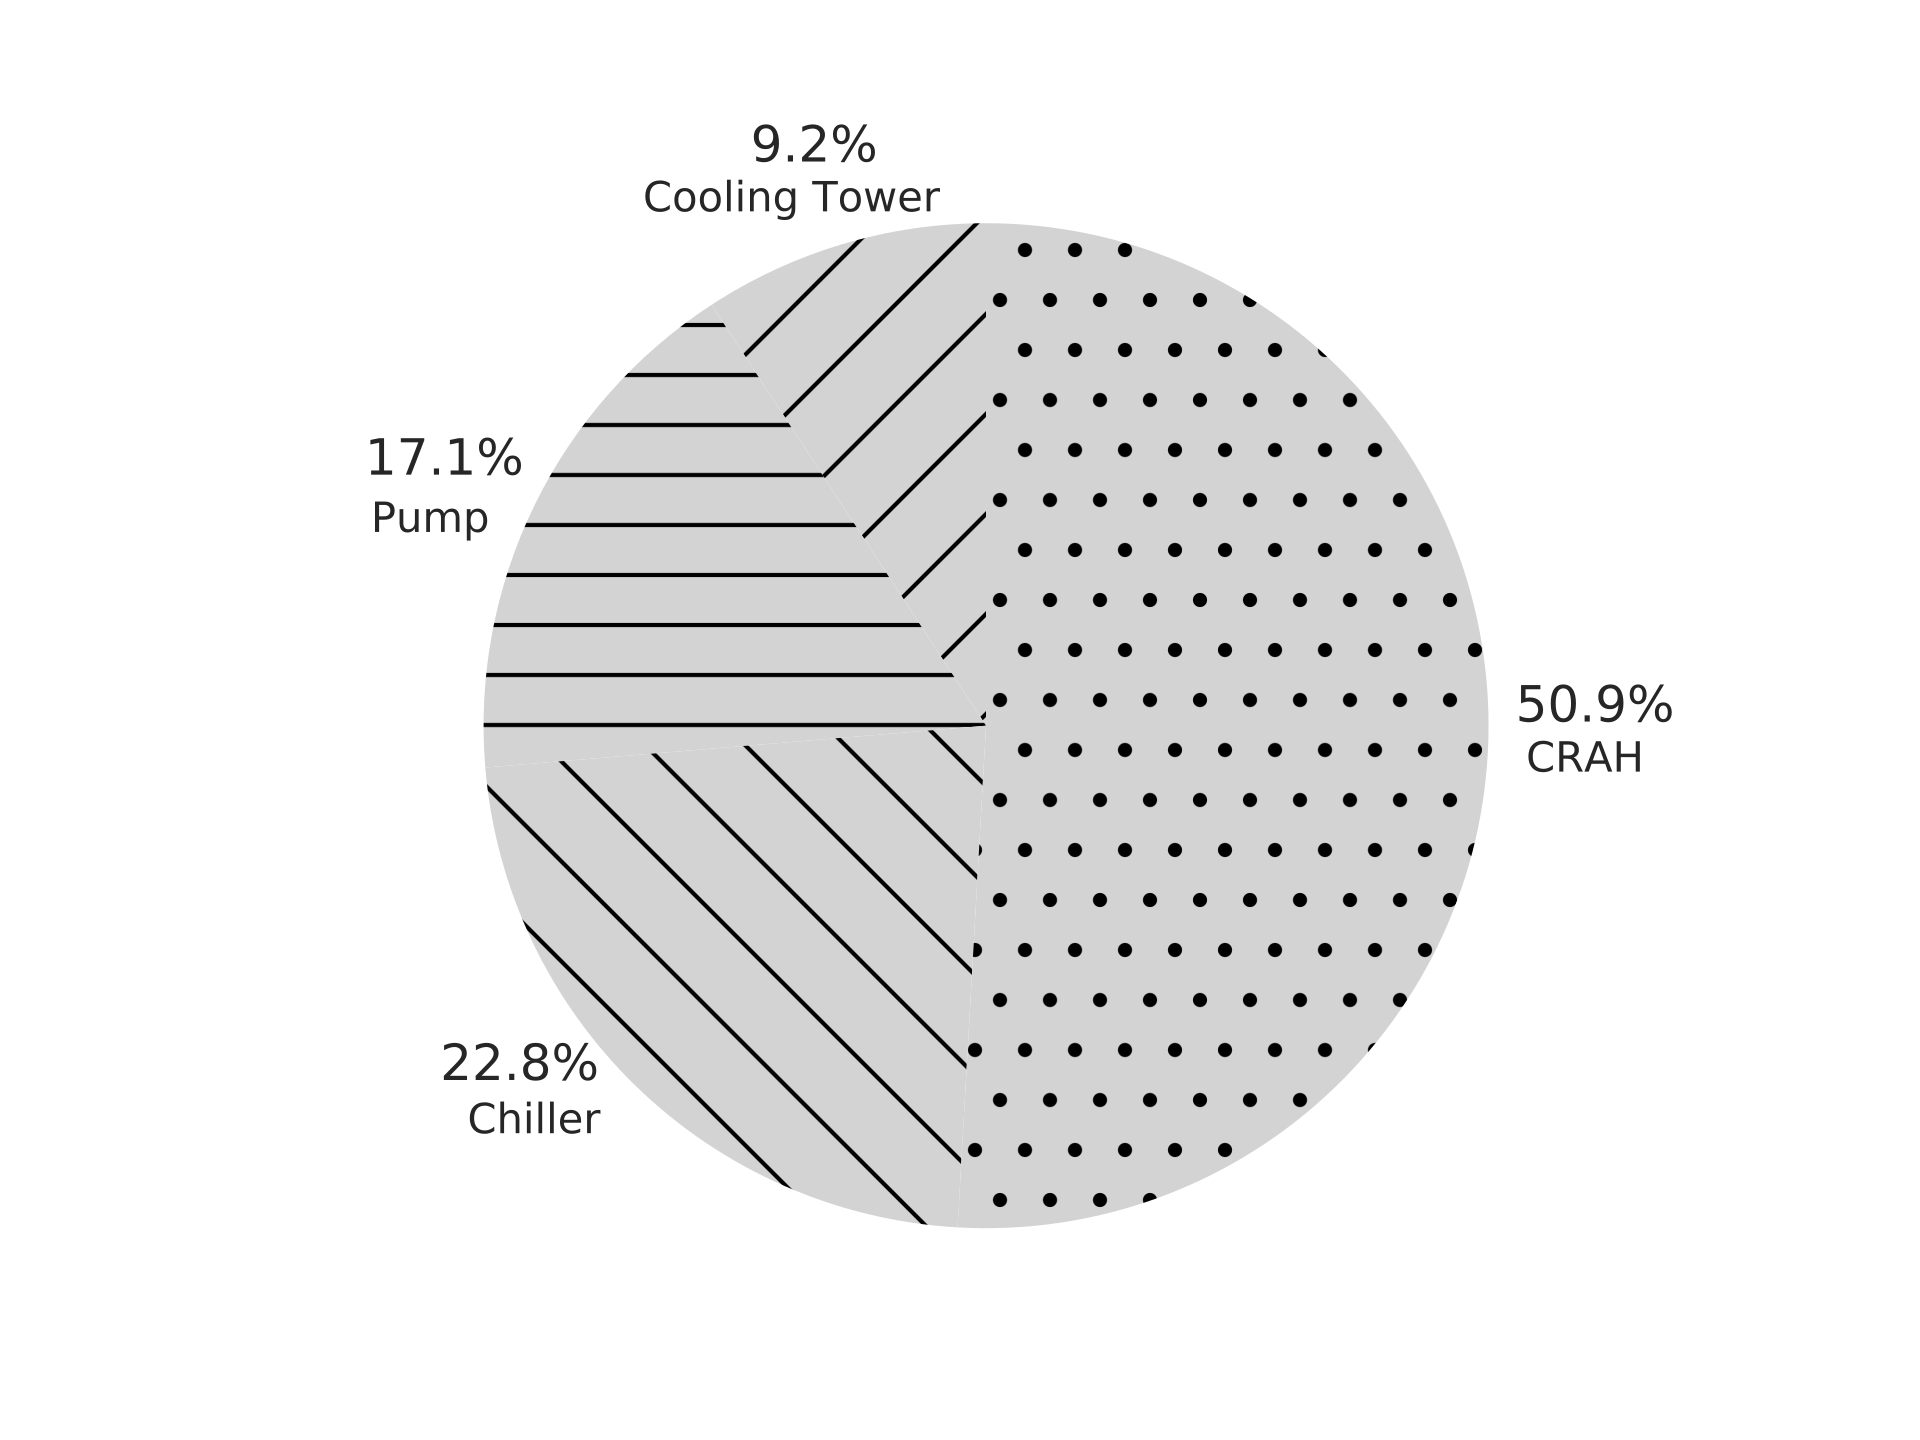

The script that saved this image:
# Breakdown chart
# Author: Yangyang Fu
# Email: [email redacted]
# Description:
#	This script aims to plot the electricity breakdown of the cooling system in design conditions for a data center.

import os
from buildingspy.io.outputfile import Reader
import numpy as np
import pandas as pd
import matplotlib.pyplot as plt
import scipy.interpolate as interpolate

from datetime import datetime

from matplotlib import rcParams
import seaborn as sns
sns.set(style='whitegrid')

#rcParams['font.family'] = 'sans-serif'
#rcParams['font.sans-serif'] = ['Times New Roman']
#rcParams['font.size'] = 20
#rcParams['lines.linewidth'] = 1

# change the working directory
path = "c:/github/modelica-buildings/Buildings/"
os.chdir(path)

# read results from Dymola
nameRes= "PLR100" +".mat"
res = Reader(path+nameRes,"dymola")
ECooTow = -res.integral("loaCooTow.P")
ECWPum = -res.integral("loaPowCW.P")
EChi = -res.integral("loaChi.P")
ECHWPum = -res.integral("loaPumCHW.P")
EAHU = -res.integral("loaAHU.P")

labels = 'Cooling Tower','Pump','Chiller','CRAH'
sizes = [ECooTow,ECWPum+ECHWPum,EChi,EAHU]
explode = (0,0.1,0,0)


colors = ['lightgray','lightgray','lightgray','lightgray']
fig1, ax1 = plt.subplots()
patches=plt.pie(sizes, labels=labels, colors = colors, wedgeprops = {'linewidth': 3},autopct='%1.1f%%', pctdistance=1.2, labeldistance=1.1, startangle=90)[0]
ax1.axis('equal')  # Equal aspect ratio ensures that pie is drawn as a circle.

print patches
print len(patches)
patches[0].set_hatch('/')
patches[1].set_hatch('-')
patches[2].set_hatch('\\')
patches[3].set_hatch('.')

plt.savefig(path+'breakdown.eps')
plt.savefig(path+'breakdown.svg')
plt.show()





